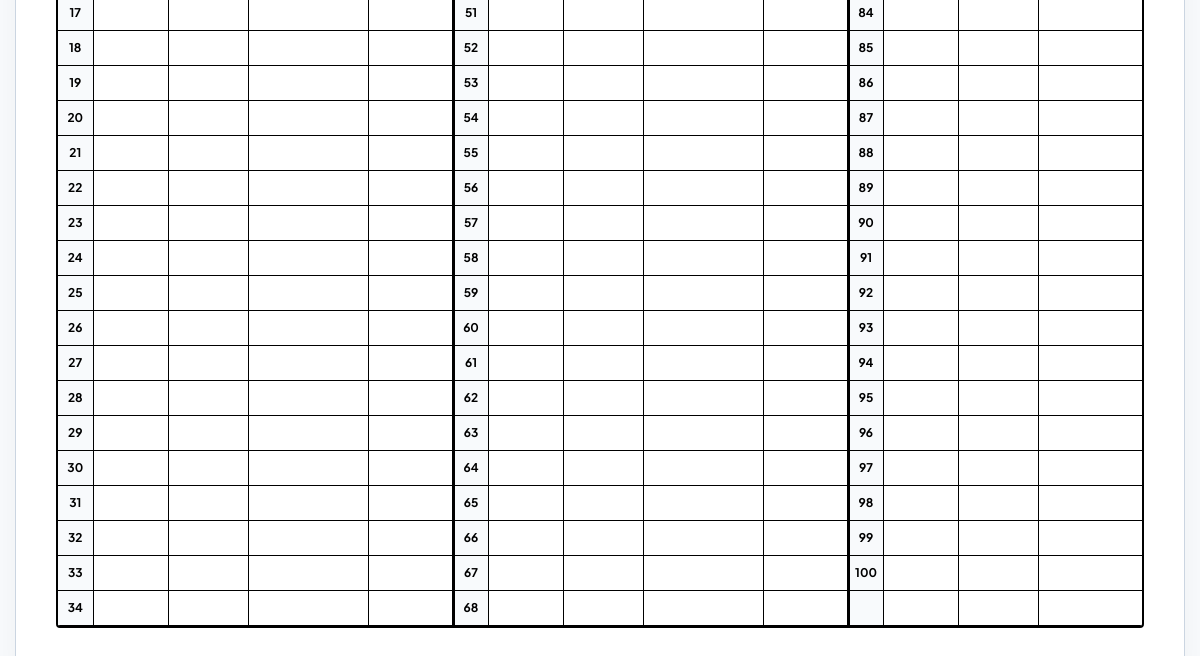
Before: / (lower part) with the older database file.
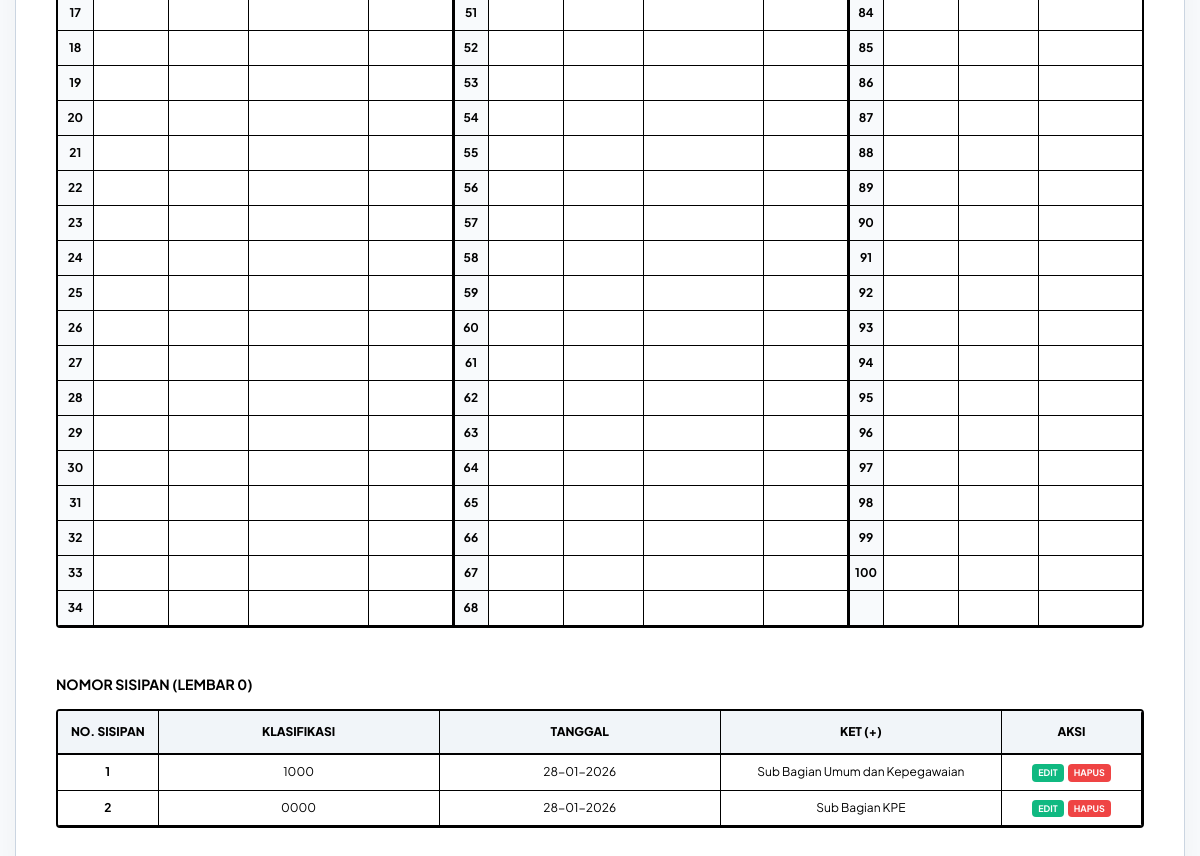
After: the same page with the newer database file.
### tables this page shows
CREATE TABLE `pengendali_sisipan` (
  `no_urut` varchar(10) NOT NULL,
  `klas` varchar(50) NOT NULL,
  `plus` varchar(100) NOT NULL,
  `created_at` timestamp NOT NULL DEFAULT current_timestamp()
);

### controllers/controller.php (called while the page is built, shortened)
<?php
include_once 'config/Database.php';
include_once 'models/Pengendali.php';
class PengendaliController {
    private $model;
    public function __construct() {
        $database = new Database();
        $this->model = new Pengendali($database->getConnection());
    }
    public function index($page = 0) {
        $sisipanData = $this->model->getSisipanByPage($page);
        $currentPage = $page;
        include 'views/daftar_view.php';
    }
}

### config/database.php (called while the page is built, shortened)
<?php
class Database {
    private $host = "localhost";
    private $db_name = "magang_websitesurat";
    private $username = "root";
    private $password = "";
    public function getConnection() {
        $this->conn = null;
        try {
            $this->conn = new PDO("mysql:host=" . $this->host . ";dbname=" . $this->db_name, $this->username, $this->password);
            $this->conn->setAttribute(PDO::ATTR_ERRMODE, PDO::ERRMODE_EXCEPTION);
        } catch(PDOException $exception) {
            echo "Koneksi Error: " . $exception->getMessage();
        }
        return $this->conn;
    }
}

### models/pengendali.php (called while the page is built, shortened)
<?php
class Pengendali {
    private $conn;
    private $table_sisipan = "pengendali_sisipan";
    public function __construct($db) { $this->conn = $db; }
    public function getSisipanByPage($page) {
        $start = ($page * 100) + 1;
        $end = $start + 99;
        $query = "SELECT * FROM " . $this->table_sisipan . "
                  WHERE CAST(no_urut AS UNSIGNED) BETWEEN ? AND ?
                  ORDER BY CAST(no_urut AS UNSIGNED) ASC, no_urut ASC";
        $stmt = $this->conn->prepare($query);
        $stmt->execute([$start, $end]);
        return $stmt->fetchAll(PDO::FETCH_ASSOC);
    }
}

### views/daftar_view.php (the view, shortened to what this page needs)
<!DOCTYPE html>
<html lang="id">
<head>
  <link href="https://cdn.jsdelivr.net/npm/bootstrap@5.3.0/dist/css/bootstrap.min.css" rel="stylesheet">
  <link href="https://cdn.jsdelivr.net/npm/sweetalert2@11/dist/sweetalert2.min.css" rel="stylesheet">
</head>
<body>
  <div class="main-card">
    <div class="table-responsive">
      <table class="main-table text-center">
        <tbody>
          <?php
          $startNumber = ($currentPage * 100) + 1;
          for ($i = 0; $i < 34; $i++) {
            echo "<tr>";
            $ranges = [['o' => 0, 'm' => 33], ['o' => 34, 'm' => 66], ['o' => 67, 'm' => 99]];
            foreach ($ranges as $idx => $r) {
              $divider = ($idx > 0) ? 'col-divider' : '';
              $current_no = $startNumber + $r['o'] + $i;
              if (($r['o'] + $i) <= 99) {
                $k = $data[$current_no]['k'] ?? '';
                $p = $data[$current_no]['p'] ?? '';
                $t = isset($data[$current_no]['t']) ? date('d-m-Y', strtotime($data[$current_no]['t'])) : '';
                echo "<td class='no-column $divider'>$current_no</td><td>$k</td><td style='width: 80px; white-space: nowrap;'>$t</td><td style='width: 120px; text-align: center !important;'>$p</td><td class='d-print-none'>";
                echo "</td>";
              } else {
                echo "<td class='no-column $divider'></td><td></td><td></td><td></td><td class='d-print-none'></td>";
              }
            }
            echo "</tr>";
          }
          ?>
        </tbody>
      </table>
    </div>
    <?php if (!empty($sisipanData)): ?>
    <div class="mt-5">
      <h5 class="fw-bold mb-3" style="font-size: 14px; text-transform: uppercase;">Nomor Sisipan (Lembar <?php echo $currentPage; ?>)</h5>
      <div class="table-responsive">
        <table class="main-table text-center">
          <thead>
            <tr style="background-color: #fef2f2;">
              <th width="100">No. Sisipan</th><th>Klasifikasi</th><th>Tanggal</th><th>Ket (+)</th><th width="140" class="d-print-none">Aksi</th>
            </tr>
          </thead>
          <tbody>
            <?php foreach ($sisipanData as $s): ?>
            <tr>
              <td class="fw-bold"><?php echo $s['no_urut']; ?></td>
              <td><?php echo $s['klas']; ?></td>
              <td><?php echo date('d-m-Y', strtotime($s['created_at'])); ?></td>
              <td><?php echo $s['plus']; ?></td>
              <td class="d-print-none">
                <button class="btn-action-edit" onclick="bukaModalEdit('<?php echo $s['no_urut']; ?>', '<?php echo $s['no_urut']; ?>', '<?php echo $s['klas']; ?>', '<?php echo $s['plus']; ?>', true)">EDIT</button>
                <button class="btn-action-delete" onclick="konfirmasiHapus('<?php echo $s['no_urut']; ?>', '<?php echo $s['no_urut']; ?>', true)">HAPUS</button>
              </td>
            </tr>
            <?php endforeach; ?>
          </tbody>
        </table>
      </div>
    </div>
    <?php endif; ?>
  </div>
</body>
</html>

### index.php
<?php
include_once 'controllers/Controller.php';
$controller = new PengendaliController();
$page = isset($_GET['page']) ? (int)$_GET['page'] : 0;
if ($_SERVER['REQUEST_METHOD'] === 'POST' || isset($_GET['hapus'])) {
    $controller->handleRequest();
} else {
    $controller->index($page);
}

### views/daftar_view.php (style rules this page uses)
:root { --success-color: #10b981; --danger-color: #ef4444; }
body { background-color: #f8fafc; font-family: 'Plus Jakarta Sans', sans-serif; color: #000; padding: 40px 15px; }
.main-card { background: #fff; border-radius: 12px; box-shadow: 0 10px 30px rgba(0, 0, 0, 0.04); padding: 40px; max-width: 1450px; margin: 0 auto; position: relative; border: 1px solid #cbd5e1; }
.table-responsive { border: 2px solid #000; border-radius: 4px; overflow-x: auto; }
.main-table { width: 100%; border-collapse: collapse; table-layout: fixed; }
.main-table th { background-color: #f1f5f9; padding: 12px 5px; font-size: 12px; font-weight: 800; text-transform: uppercase; border-bottom: 2px solid #000; border-right: 1px solid #000; }
.col-divider { border-left: 3px solid #000 !important; }
.btn-action-edit { background-color: var(--success-color); color: #fff; border: none; padding: 2px 6px; border-radius: 4px; font-size: 9px; font-weight: 700; }
.btn-action-delete { background-color: var(--danger-color); color: #fff; border: none; padding: 2px 6px; border-radius: 4px; font-size: 9px; font-weight: 700; margin-left: 2px; }

Changed rows visible on the page:
added pengendali_sisipan: no_urut "1", klas "1000", created_at "28-01-2026", plus "Sub Bagian Umum dan Kepegawaian"
added pengendali_sisipan: no_urut "2", klas "0000", created_at "28-01-2026", plus "Sub Bagian KPE"
Other visible differences:
$currentPage: (not shown) → "0"
text now shown: "NOMOR SISIPAN (LEMBAR ) NO. SISIPAN KLASIFIKASI TANGGAL KET (+) AKSI"
